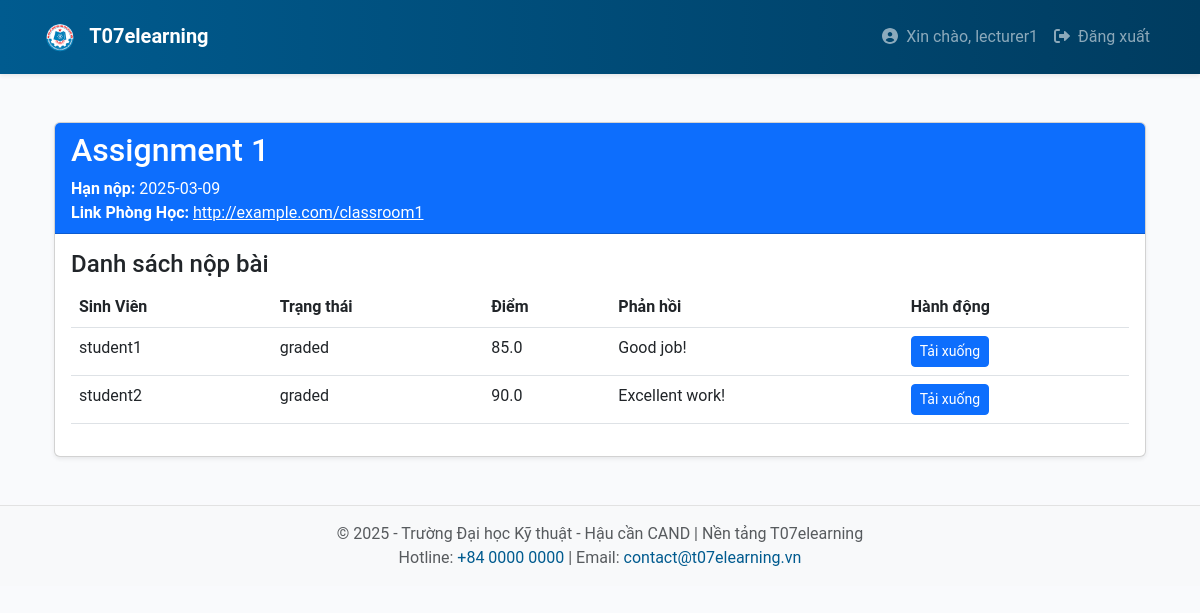
The app's page /lecturer/assignment/1/submissions (signed in) with its own data.
### app/models.py (models this page shows, shortened)
class User(UserMixin, db.Model):
    __tablename__ = 'users'
    id = db.Column(db.Integer, primary_key=True)
    username = db.Column(db.String(64), unique=True, nullable=False)
    email = db.Column(db.String(120), unique=True, nullable=False)
    password_hash = db.Column(db.String(128), nullable=False)
    registered_on = db.Column(db.DateTime, default=datetime.utcnow)
    last_seen = db.Column(db.DateTime, default=datetime.utcnow, onupdate=datetime.utcnow)
    roles = db.relationship('Role', secondary='user_roles', back_populates='users')
    courses = db.relationship('Course', backref='lecturer', lazy='dynamic')
    enrollments = db.relationship('Enrollment', backref='student', lazy='dynamic')
    submissions = db.relationship('Submission', backref='student', lazy='dynamic')
    notifications = db.relationship('Notification', backref='user', lazy='dynamic')
    def is_lecturer(self):
        return any(role.name == 'lecturer' for role in self.roles)

class Assignment(db.Model):
    __tablename__ = 'assignments'
    id = db.Column(db.Integer, primary_key=True)
    class_id = db.Column(db.Integer, db.ForeignKey('classes.id'), nullable=False)
    title = db.Column(db.String(128), nullable=False)
    description = db.Column(db.Text, nullable=True)
    due_date = db.Column(db.DateTime, nullable=False)
    max_attempts = db.Column(db.Integer, default=1)
    created_on = db.Column(db.DateTime, default=datetime.utcnow)
    attachment_url = db.Column(db.String(512), nullable=True)
    class_link = db.Column(db.String(256), nullable=True)  # New field for class link
    lecturer_id = db.Column(db.Integer, db.ForeignKey('users.id'), nullable=False)
    deadline_duration = db.Column(db.Integer, nullable=False, default=0)
    submissions = db.relationship('Submission', back_populates='assignment')

class Submission(db.Model):
    __tablename__ = 'submissions'
    id = db.Column(db.Integer, primary_key=True)
    assignment_id = db.Column(db.Integer, db.ForeignKey('assignments.id'), nullable=False)
    student_id = db.Column(db.Integer, db.ForeignKey('users.id'), nullable=False)
    submission_date = db.Column(db.DateTime, default=datetime.utcnow)
    file_url = db.Column(db.String(512), nullable=True)
    grade = db.Column(db.Float, nullable=True)
    feedback = db.Column(db.Text, nullable=True)
    status = db.Column(db.String(64), nullable=False, default='pending')
    answer = db.Column(db.Text, nullable=True)
    assignment = db.relationship('Assignment', back_populates='submissions')

### app/lecturer/routes.py (the view)
@bp.route('/assignment/<int:assignment_id>/submissions', methods=['GET'])
@login_required
def view_submissions(assignment_id):
    if not current_user.is_lecturer():
        flash('Bạn không có quyền truy cập trang này.')
        return redirect(url_for('main.index'))
    assignment = Assignment.query.get_or_404(assignment_id)
    submissions = Submission.query.filter_by(assignment_id=assignment.id).all()
    return render_template('lecturer/view_submissions.html', assignment=assignment, submissions=submissions)

### app/templates/lecturer/view_submissions.html
{% extends "base.html" %}
{% block content %}
<div class="container mt-5">
    <div class="card shadow-sm">
        <div class="card-header bg-primary text-white">
            <h2>{{ assignment.title }}</h2>
            <p class="mb-0"><strong>Hạn nộp:</strong> {{ assignment.due_date.strftime('%Y-%m-%d') }}</p>
            {% if assignment.class_link %}
            <p class="mb-0"><strong>Link Phòng Học:</strong> <a href="{{ assignment.class_link }}" target="_blank" class="class-link">{{ assignment.class_link }}</a></p>
            {% else %}
            <p class="mb-0"><strong>Link Phòng Học:</strong> Không có link</p>
            {% endif %}
        </div>
        <div class="card-body">
            <h4>Danh sách nộp bài</h4>
            <table class="table">
                <thead>
                    <tr>
                        <th>Sinh Viên</th>
                        <th>Trạng thái</th>
                        <th>Điểm</th>
                        <th>Phản hồi</th>
                        <th>Hành động</th>
                    </tr>
                </thead>
                <tbody>
                    {% for submission in submissions %}
                    <tr>
                        <td>{{ submission.student.username }}</td>
                        <td>
                            {% if submission.status == 'overdue' %}
                                <span class="text-danger">Quá hạn</span>
                            {% else %}
                                {{ submission.status }}
                            {% endif %}
                        </td>
                        <td>{{ submission.grade if submission.grade is not none else 'Chưa chấm' }}</td>
                        <td>{{ submission.feedback if submission.feedback else 'Chưa có phản hồi' }}</td>
                        <td>
                            {% if submission.file_url %}
                                <a href="{{ url_for('static', filename=submission.file_url.replace('\\', '/')) }}" class="btn btn-primary btn-sm" download>Tải xuống</a>
                            {% else %}
                                Không có tệp
                            {% endif %}
                        </td>
                    </tr>
                    {% endfor %}
                </tbody>
            </table>
        </div>
    </div>
</div>
{% endblock %}

### app/templates/base.html (shortened to what this page needs)
<!DOCTYPE html>
<html lang="vi">
<head>
  <link rel="stylesheet" href="https://cdn.jsdelivr.net/npm/bootstrap@5.3.0/dist/css/bootstrap.min.css">
  <link rel="stylesheet" href="{{ url_for('static', filename='css/main.css') }}">
</head>
<body>
  <nav class="navbar navbar-expand-lg navbar-dark bg-t07 py-3 shadow-sm">
    <div class="container">
      <a class="navbar-brand fw-bold" href="{{ url_for('main.index') }}">
        <img src="{{ url_for('static', filename='images/logo.png') }}" alt="T07 Logo" height="30" class="me-2">
        T07elearning
      </a>
      <div class="collapse navbar-collapse" id="mainNav">
        <ul class="navbar-nav ms-auto">
          {% if current_user.is_authenticated %}
            <li class="nav-item">
              <a class="nav-link" href="#">
                <i class="fas fa-user-circle me-1"></i> Xin chào, {{ current_user.username }}
              </a>
            </li>
            <li class="nav-item">
              <a class="nav-link" href="{{ url_for('auth.logout') }}">
                <i class="fas fa-sign-out-alt me-1"></i> Đăng xuất
              </a>
            </li>
          {% endif %}
        </ul>
      </div>
    </div>
  </nav>
  <div class="container my-4">
    {% block content %}
    {% endblock %}
  </div>
  <footer class="bg-light py-3 footer-t07 mt-5">
    <div class="container text-center text-muted">
      <p class="mb-0">&copy; 2025 - Trường Đại học Kỹ thuật - Hậu cần CAND | Nền tảng T07elearning</p>
      <p class="mb-0">Hotline: <a href="tel:+8400000000">+84 0000 0000</a> | Email: <a href="mailto:contact@t07elearning.vn">contact@t07elearning.vn</a></p>
    </div>
  </footer>
</body>
</html>

### app/static/css/main.css (style rules this page uses)
* { box-sizing: border-box; }
body { font-family: "Roboto", sans-serif; background-color: #f9fafc; color: #4a4a4a; }
.bg-t07 { background: linear-gradient(90deg, #005b8f 0%, #003c60 100%); }
.footer-t07 { border-top: 1px solid #e2e2e2; }
.footer-t07 a { color: #005b8f; text-decoration: none; }
.class-link { color: white; }

### records on screen
User: username "lecturer1"
Assignment: title "Assignment 1", due_date "2025-03-09", class_link "http://example.com/classroom1"
Submission: student.username "student1", status "graded", grade "85.0", feedback "Good job!"
Submission: student.username "student2", status "graded", grade "90.0", feedback "Excellent work!"
